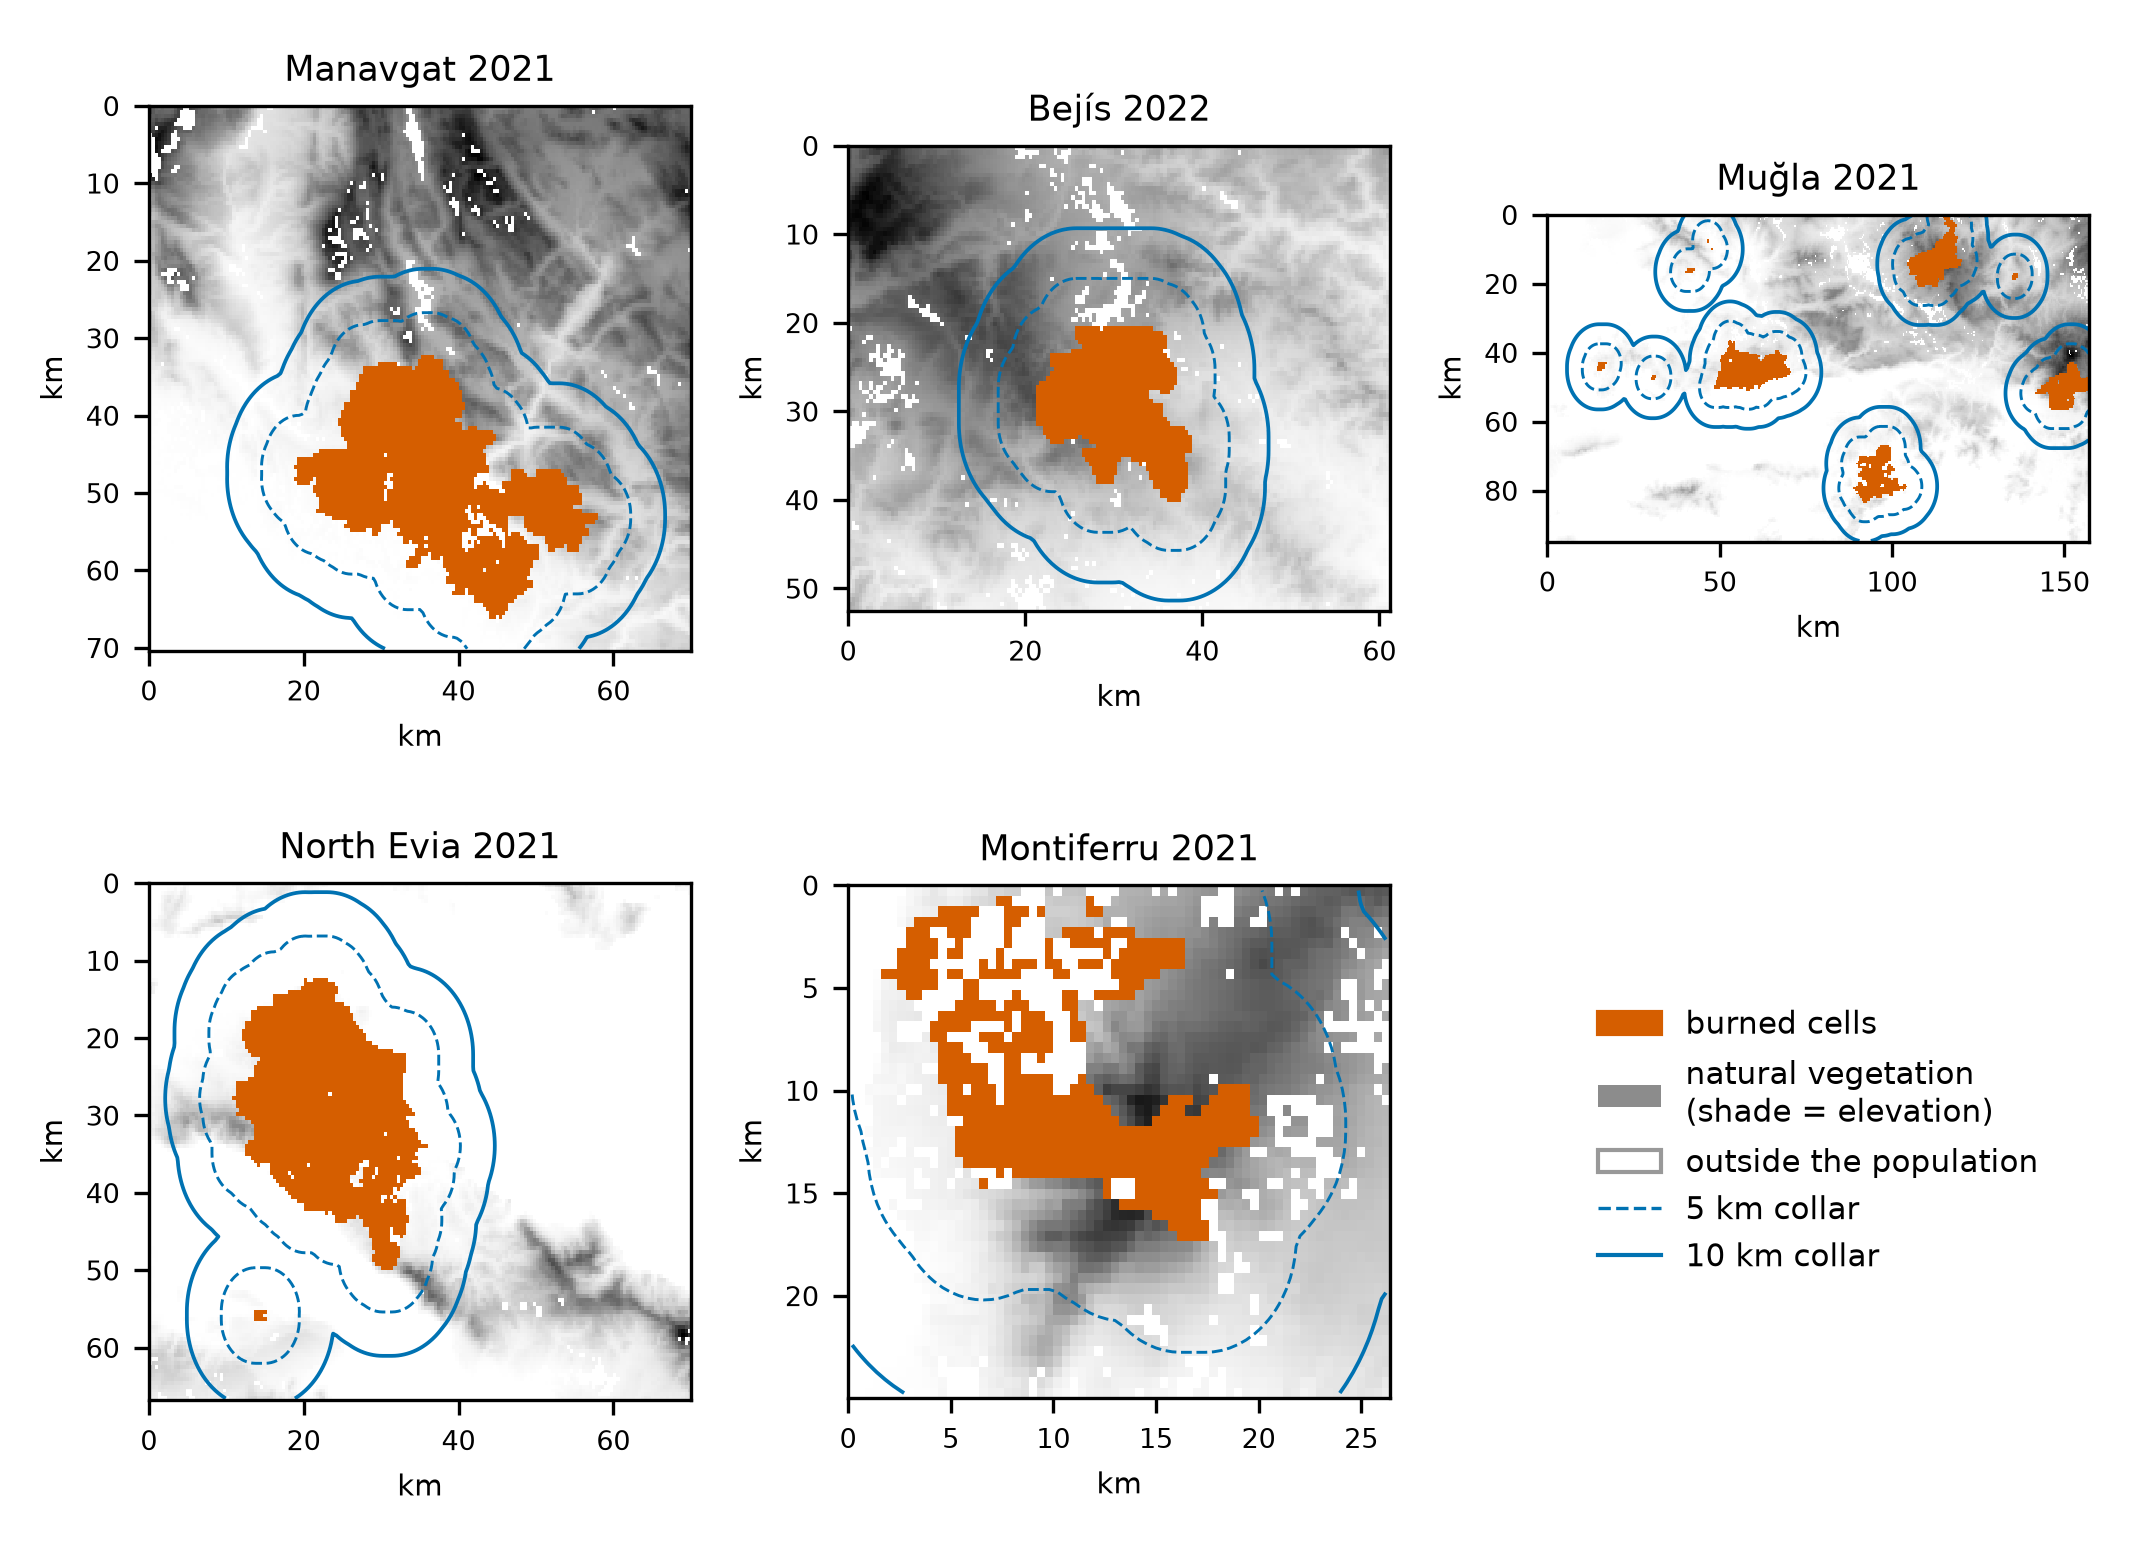

Generate this figure with Python:
"""Fig. S1: the five study areas at cell level (reviewers 1 and 3).

Each panel shows one study area on the ~500 m grid: elevation of the natural-vegetation cells
(grey shading), cells outside that population (white), burned cells (red), and the 5 km and 10 km
distance collars (dashed and solid lines; distance to the nearest burned cell at 0.45 km per grid
step, as in Section 3.12). Data: the released modelling datasets through paper/code/_canonical.py.
Run from the repository root.
"""
import sys
from pathlib import Path

import matplotlib
matplotlib.use("Agg")
import matplotlib.pyplot as plt  # noqa: E402
import numpy as np  # noqa: E402
from matplotlib.colors import ListedColormap  # noqa: E402
from matplotlib.lines import Line2D  # noqa: E402
from matplotlib.patches import Patch  # noqa: E402
from scipy import ndimage  # noqa: E402

HERE = Path(__file__).resolve().parent
sys.path.insert(0, str(HERE.parent / "code"))
import _canonical  # noqa: E402

REG = [("manavgat_2021", "Manavgat 2021"), ("bejis_2022", "Bejís 2022"), ("mugla_2021", "Muğla 2021"),
       ("evia_2021_extended", "North Evia 2021"), ("montiferru_2021", "Montiferru 2021")]
CELL_KM = 0.45
plt.rcParams.update({"font.size": 8, "pdf.fonttype": 42, "svg.fonttype": "none"})
fig, axes = plt.subplots(2, 3, figsize=(7.1, 5.2))
for ax, (reg, name) in zip(axes.flat, REG):
    d = _canonical.load(reg)
    r0, c0 = int(d.row_500m.min()), int(d.col_500m.min())
    H, W = int(d.row_500m.max()) - r0 + 1, int(d.col_500m.max()) - c0 + 1
    rr, cc = d.row_500m.to_numpy().astype(int) - r0, d.col_500m.to_numpy().astype(int) - c0
    pop = ((d.valid_for_modeling == True) & (d.burnable_tree_shrub_grass == True)).to_numpy()  # noqa: E712
    elev = np.full((H, W), np.nan)
    elev[rr[pop], cc[pop]] = d.elevation_mean.to_numpy()[pop]
    burned = np.zeros((H, W), bool)
    b = pop & (d.burned.to_numpy() == 1)
    burned[rr[b], cc[b]] = True
    dist = ndimage.distance_transform_edt(~burned) * CELL_KM
    ext = [0, W * 0.40, H * 0.51, 0]      # approximate km: east-west 0.40 km, north-south 0.51 km per cell
    ax.imshow(elev, cmap="Greys", extent=ext, interpolation="nearest")
    ax.imshow(np.where(burned, 1.0, np.nan), cmap=ListedColormap(["#D55E00"]), extent=ext, interpolation="nearest")
    yy = (np.arange(H) + 0.5) * 0.51
    xx = (np.arange(W) + 0.5) * 0.40
    ax.contour(xx, yy, dist, levels=[5], colors="#0072B2", linewidths=0.7, linestyles="--")
    ax.contour(xx, yy, dist, levels=[10], colors="#0072B2", linewidths=0.9)
    ax.set_title(name, fontsize=8.5)
    ax.set_xlabel("km", fontsize=7)
    ax.set_ylabel("km", fontsize=7)
    ax.tick_params(labelsize=6.5)
axes.flat[-1].axis("off")
axes.flat[-1].legend(handles=[Patch(color="#D55E00", label="burned cells"),
                              Patch(facecolor="0.55", label="natural vegetation\n(shade = elevation)"),
                              Patch(facecolor="white", edgecolor="0.6", label="outside the population"),
                              Line2D([], [], color="#0072B2", ls="--", lw=0.8, label="5 km collar"),
                              Line2D([], [], color="#0072B2", lw=1.0, label="10 km collar")],
                     loc="center", frameon=False, fontsize=7.5)
fig.tight_layout()
for ext_ in ("png", "pdf"):
    fig.savefig(HERE / f"figS1_study_areas.{ext_}", dpi=300)
print("figS1 written")
